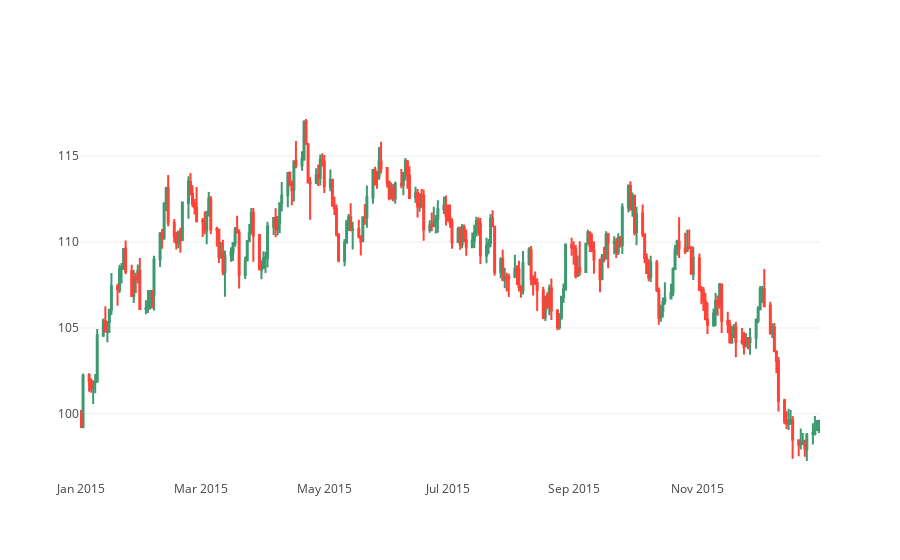

The cell this chart's notebook holds for it:
### Markdown cell above
plotlyのツール、ローソクチャート作成を使えば、以下のように綺麗に表示することが可能です。さらにインタラクティブにグラフをズームインしたり、カーソルを載せると、数字が表示され便利です。（環境によっては表示されない場合があります。）

### Code cell
# plotly モジュール
from plotly.offline import init_notebook_mode, iplot
from plotly import figure_factory as FF

# Jupyter notebook用設定
init_notebook_mode(connected=True) 

# ローソクチャートの設定
fig = FF.create_candlestick(df.open, df.high, df.low, df.close, dates=df.index)
iplot(fig)

### Figure 1 — Plotly figure (JSON) as saved in the notebook; plotly's stock layout.template omitted (floating-point values rounded to 4 significant figures; data arrays with more than 128 entries replaced by an {"elided": "..."} marker saying what was removed)
{"data": [{"boxpoints": false, "fillcolor": "#3D9970", "line": {"color": "#3D9970"}, "name": "Increasing", "showlegend": false, "type": "box", "whiskerwidth": 0, "x": {"elided": "774 str values"}, "y": {"elided": "774 float values"}}, {"boxpoints": false, "fillcolor": "#FF4136", "line": {"color": "#FF4136"}, "name": "Decreasing", "showlegend": false, "type": "box", "whiskerwidth": 0, "x": {"elided": "792 str values"}, "y": {"elided": "792 float values"}}], "layout": {}}
